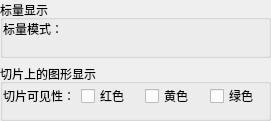
<ui version="4.0">
 <class>qSlicerDiffusionTensorVolumeDisplayWidget</class>
 <widget class="qSlicerWidget" name="qSlicerDiffusionTensorVolumeDisplayWidget">
  <property name="geometry">
   <rect>
    <x>0</x>
    <y>0</y>
    <width>271</width>
    <height>121</height>
   </rect>
  </property>
  <property name="windowTitle">
   <string>张量显示属性</string>
  </property>
  <layout class="QVBoxLayout" name="verticalLayout">
   <property name="leftMargin">
    <number>0</number>
   </property>
   <property name="topMargin">
    <number>0</number>
   </property>
   <property name="rightMargin">
    <number>0</number>
   </property>
   <property name="bottomMargin">
    <number>0</number>
   </property>
   <item>
    <widget class="ctkCollapsibleGroupBox" name="CollapsibleGroupBox_2">
     <property name="title">
      <string>标量显示</string>
     </property>
     <layout class="QFormLayout" name="formLayout">
      <property name="leftMargin">
       <number>0</number>
      </property>
      <property name="topMargin">
       <number>0</number>
      </property>
      <property name="rightMargin">
       <number>0</number>
      </property>
      <property name="bottomMargin">
       <number>0</number>
      </property>
      <item row="0" column="0">
       <widget class="QLabel" name="ScalarInvariantLabel">
        <property name="text">
         <string>标量模式：</string>
        </property>
       </widget>
      </item>
      <item row="0" column="1">
       <widget class="qMRMLScalarInvariantComboBox" name="ScalarInvariantComboBox" />
      </item>
      <item row="1" column="0" colspan="2">
       <widget class="qSlicerScalarVolumeDisplayWidget" name="ScalarVolumeDisplayWidget" native="true" />
      </item>
     </layout>
    </widget>
   </item>
   <item>
    <widget class="ctkCollapsibleGroupBox" name="GlyphsOnSlicesDisplayCollapsibleGroupBox">
     <property name="title">
      <string>切片上的图形显示</string>
     </property>
     <layout class="QFormLayout" name="formLayout_4">
      <property name="fieldGrowthPolicy">
       <enum>QFormLayout::AllNonFixedFieldsGrow</enum>
      </property>
      <property name="leftMargin">
       <number>0</number>
      </property>
      <property name="topMargin">
       <number>0</number>
      </property>
      <property name="rightMargin">
       <number>0</number>
      </property>
      <property name="bottomMargin">
       <number>0</number>
      </property>
      <item row="0" column="0">
       <widget class="QLabel" name="GlyphVisibilityLabel">
        <property name="text">
         <string>切片可见性：</string>
        </property>
       </widget>
      </item>
      <item row="0" column="1">
       <layout class="QHBoxLayout" name="horizontalLayout">
        <item>
         <widget class="QCheckBox" name="RedSliceCheckBox">
          <property name="text">
           <string>红色</string>
          </property>
         </widget>
        </item>
        <item>
         <widget class="QCheckBox" name="YellowSliceCheckBox">
          <property name="text">
           <string>黄色</string>
          </property>
         </widget>
        </item>
        <item>
         <widget class="QCheckBox" name="GreenSliceCheckBox">
          <property name="text">
           <string>绿色</string>
          </property>
         </widget>
        </item>
       </layout>
      </item>
      <item row="1" column="0" colspan="2">
       <widget class="qSlicerDTISliceDisplayWidget" name="DTISliceDisplayWidget" native="true" />
      </item>
     </layout>
    </widget>
   </item>
  </layout>
 </widget>
 <customwidgets>
  <customwidget>
   <class>qMRMLScalarInvariantComboBox</class>
   <extends>QWidget</extends>
   <header>qMRMLScalarInvariantComboBox.h</header>
  </customwidget>
  <customwidget>
   <class>qSlicerWidget</class>
   <extends>QWidget</extends>
   <header>qSlicerWidget.h</header>
   <container>1</container>
  </customwidget>
  <customwidget>
   <class>ctkCollapsibleGroupBox</class>
   <extends>QGroupBox</extends>
   <header>ctkCollapsibleGroupBox.h</header>
   <container>1</container>
  </customwidget>
  <customwidget>
   <class>qSlicerScalarVolumeDisplayWidget</class>
   <extends>QWidget</extends>
   <header>qSlicerScalarVolumeDisplayWidget.h</header>
   <container>1</container>
   <slots>
    <slot>setMRMLScene(vtkMRMLScene*)</slot>
   </slots>
  </customwidget>
  <customwidget>
   <class>qSlicerDTISliceDisplayWidget</class>
   <extends>QWidget</extends>
   <header>qSlicerDTISliceDisplayWidget.h</header>
   <container>1</container>
   <slots>
    <slot>setMRMLScene(vtkMRMLScene*)</slot>
   </slots>
  </customwidget>
 </customwidgets>
 <resources />
 <connections>
  <connection>
   <sender>qSlicerDiffusionTensorVolumeDisplayWidget</sender>
   <signal>mrmlSceneChanged(vtkMRMLScene*)</signal>
   <receiver>ScalarVolumeDisplayWidget</receiver>
   <slot>setMRMLScene(vtkMRMLScene*)</slot>
   <hints>
    <hint type="sourcelabel">
     <x>44</x>
     <y>66</y>
    </hint>
    <hint type="destinationlabel">
     <x>49</x>
     <y>61</y>
    </hint>
   </hints>
  </connection>
  <connection>
   <sender>qSlicerDiffusionTensorVolumeDisplayWidget</sender>
   <signal>mrmlSceneChanged(vtkMRMLScene*)</signal>
   <receiver>DTISliceDisplayWidget</receiver>
   <slot>setMRMLScene(vtkMRMLScene*)</slot>
   <hints>
    <hint type="sourcelabel">
     <x>231</x>
     <y>131</y>
    </hint>
    <hint type="destinationlabel">
     <x>236</x>
     <y>125</y>
    </hint>
   </hints>
  </connection>
 </connections>
</ui>
